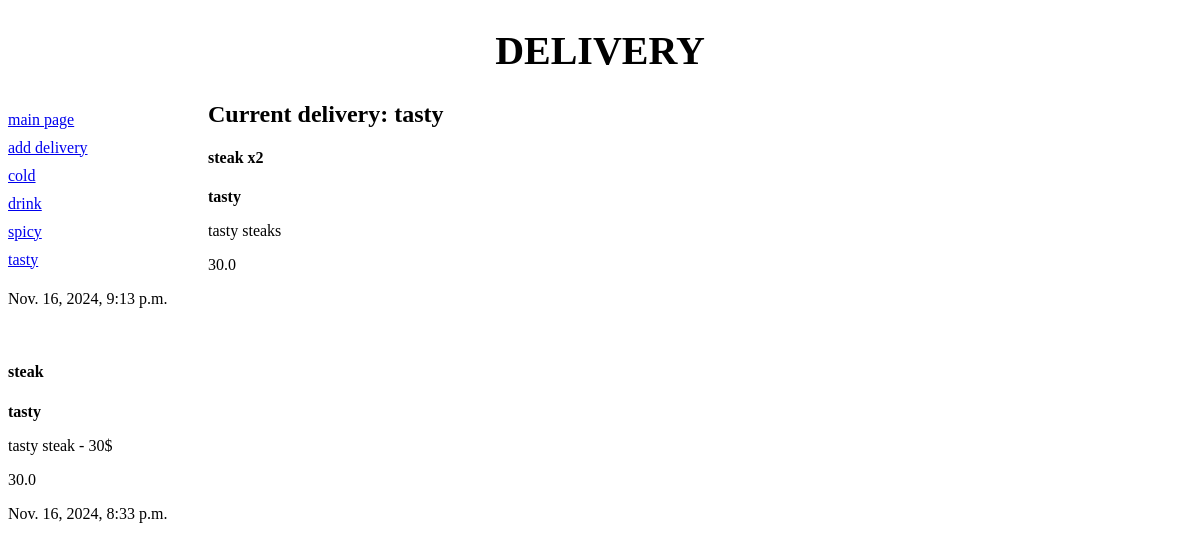
The app's page /delivery/delivery/2/ with its own data.
### delivery/models.py (models this page shows)
class Category(models.Model):
    name = models.CharField(max_length=15,db_index=True,verbose_name='category name')
    def __str__(self) -> str:
        return self.name
    class Meta:
        verbose_name_plural = 'categories'
        verbose_name = 'category'
        ordering = ['name']

class DeliveryModel(models.Model):
    title = models.CharField(max_length=20,verbose_name='title')
    description = models.TextField(verbose_name='description')
    price = models.FloatField(verbose_name='price')
    category = models.ForeignKey('Category',null=True,on_delete=models.PROTECT,verbose_name='category')
    datetime = models.DateTimeField(auto_now_add=True,db_index=True,verbose_name='date time')
    class Meta:
        verbose_name_plural = 'deliviries'
        verbose_name = 'delivery'
        ordering = ['-datetime']

### delivery/views.py (the view)
# urls.py: path('delivery/<int:del_id>/',views.delivery, name = 'delivery')
def delivery(request, del_id):
    categories = Category.objects.all()
    deliveries = DeliveryModel.objects.filter(category=del_id)
    cur_del = Category.objects.get(pk = del_id)
    if settings.SITE_TITLE == '' or settings.SITE_TITLE == None:
        site_title = 'delivery'
    else:
        site_title = settings.SITE_TITLE
    return render(request, 'delivery/delivery.html', {'cur_del' : cur_del,'deliveries' : deliveries ,'categories' : categories, 'site_title' : site_title})

### delivery/templates/delivery/delivery.html (shortened to what this page needs)
{% extends 'basic/basic.html' %}
{% block content %}
<h2>Current delivery: {{cur_del}}</h2>
{% for delivery in deliveries %}
<div>
<h4>{{ delivery.title }}</h4>
<p><b>{{ delivery.category }}</b></p>
<p>{{ delivery.description }}</p>
<p>{{ delivery.price }}</p>
<p>{{ delivery.datetime }}</p>
<br>
</div>
{% endfor %}
{% endblock %}

### delivery/templates/basic/basic.html (shortened to what this page needs)
{% load static %}
<!DOCTYPE html>
<html lang="en">
<head>
    <link rel="stylesheet" type="text/css" href="{% static 'delivery/style.css' %}">
</head>
<body>
<header>
    <h1>delivery</h1>
</header>
<nav>
    <div>
        <a href="{% url 'main' %}">main page</a>
        <a href="{% url 'add' %}">add delivery</a>
        {% for category in categories %}
        <a href="{% url 'delivery' category.pk %}">{{ category.name }}</a>
        {% endfor %}
    </div>
</nav>
{% block content%}
{% endblock %}
</body>
</html>

### delivery/static/delivery/style.css (style rules this page uses)
header h1 { font-size: 30pt; text-transform: uppercase; text-align: center; }
nav { font-size: 12pt; width: 200px; float: left; }
nav a { display: block; margin: 10px 0px; }

### records on screen
Category: name "cold"
Category: name "drink"
Category: name "spicy"
Category: name "tasty"
DeliveryModel: title "steak x2", category "tasty", description "tasty steaks", price "30.0", datetime "Nov. 16, 2024, 9:13 p.m."
DeliveryModel: title "steak", category "tasty", description "tasty steak - 30$", price "30.0", datetime "Nov. 16, 2024, 8:33 p.m."
